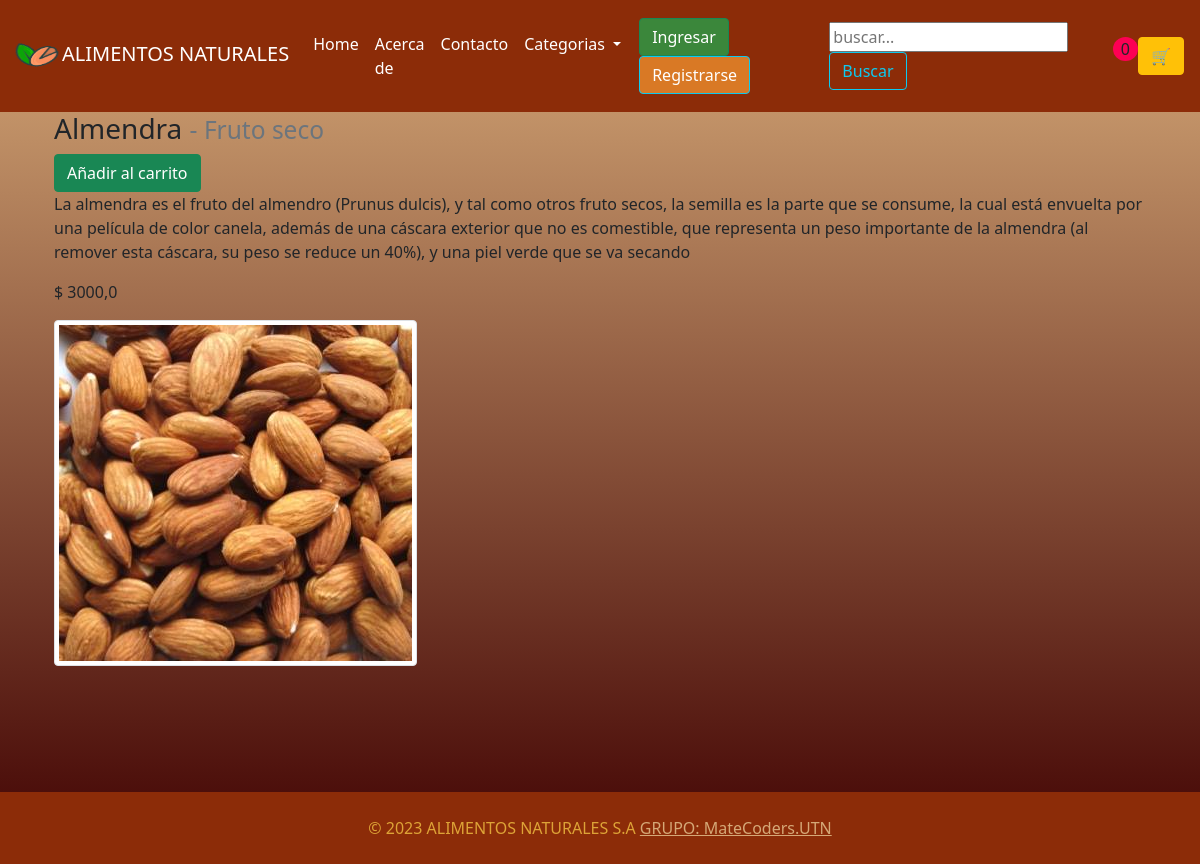
The page /producto/1 on the database its author committed.
### TIENDA/models.py (models this page shows, shortened)
class Producto(models.Model):
    titulo = models.CharField(max_length=100)
    imagen = models.FileField(upload_to= "imagenes", null = True )
    descripcion = models.TextField(max_length=1000)
    precio = models.FloatField()
    categoria = models.ForeignKey(Categoria,on_delete=models.CASCADE, related_name='categoria_producto')
    fecha = models.DateTimeField(auto_now_add=True)

class Categoria(models.Model):
    titulo = models.CharField(max_length= 100, null=False)
    descripcion = models.TextField(max_length=1000)
    def __str__(self) -> str:
        return f'{self.titulo} '

### TIENDA/views.py (the view)
# urls.py: path('producto/<int:id_producto>', views.producto, name = 'producto'),
def producto(request, id_producto):
    return render(request, 'tienda/producto.html', {
        'ctx': get_object_or_404(Producto, id=id_producto),
    })

### TIENDA/context_processor.py (called while the page is built)
def extras(request):
    if "carrito" not in request.session:
        request.session["carrito"] = []
    cantidad_productos = len(request.session['carrito'])
    return({'categoria': Categoria.objects.all(),
            'cantidad_productos': cantidad_productos,
            })

### TIENDA/templates/tienda/producto.html (shortened to what this page needs)
{% extends 'tienda/layout.html' %}
{% block content %}
<div class="container">
    <h3>
        {{ ctx.titulo }}
        <small class="text-muted"> - {{ ctx.categoria }}</small>
    </h3>
        <a href="{% url 'tienda:carrito' ctx.id %}" class=" btn btn-success" style="color: white;">Añadir al carrito</a>
    <p>
        {{ ctx.descripcion }}
    </p>
    <p>
       $ {{ ctx.precio }}
    </p>
    <img src="{{ media_url  }} {{ ctx.imagen.url }} " alt=""  class="img-fluid img-thumbnail " style="max-width: 75%;"   >
    <br>
</div>
{% endblock content %}

### static/css/styles.css (style rules this page uses)
body { background: linear-gradient(to bottom, #D5A877, #400101); background-repeat: no-repeat; background-size: cover; }

### TIENDA/templates/tienda/layout.html (style rules this page uses)
body { background: linear-gradient(to bottom, #D5A877, #400101); }

### rows shown on the page
Producto: titulo "Almendra", categoria "Fruto seco", descripcion "La almendra es el fruto del almendro (Prunus dulcis), y tal como otros fruto secos, la semilla es la parte que se consume, la cual está envuelta por una película de color canela, además de una cáscara exterior que no es comestible, que representa un peso importante de la almendra (al remover esta cáscara, su peso se reduce un 40%), y una piel verde que se va secando", precio "3000,0", imagen (picture)

### other values the page prints
{{ cantidad_productos }} "0"
